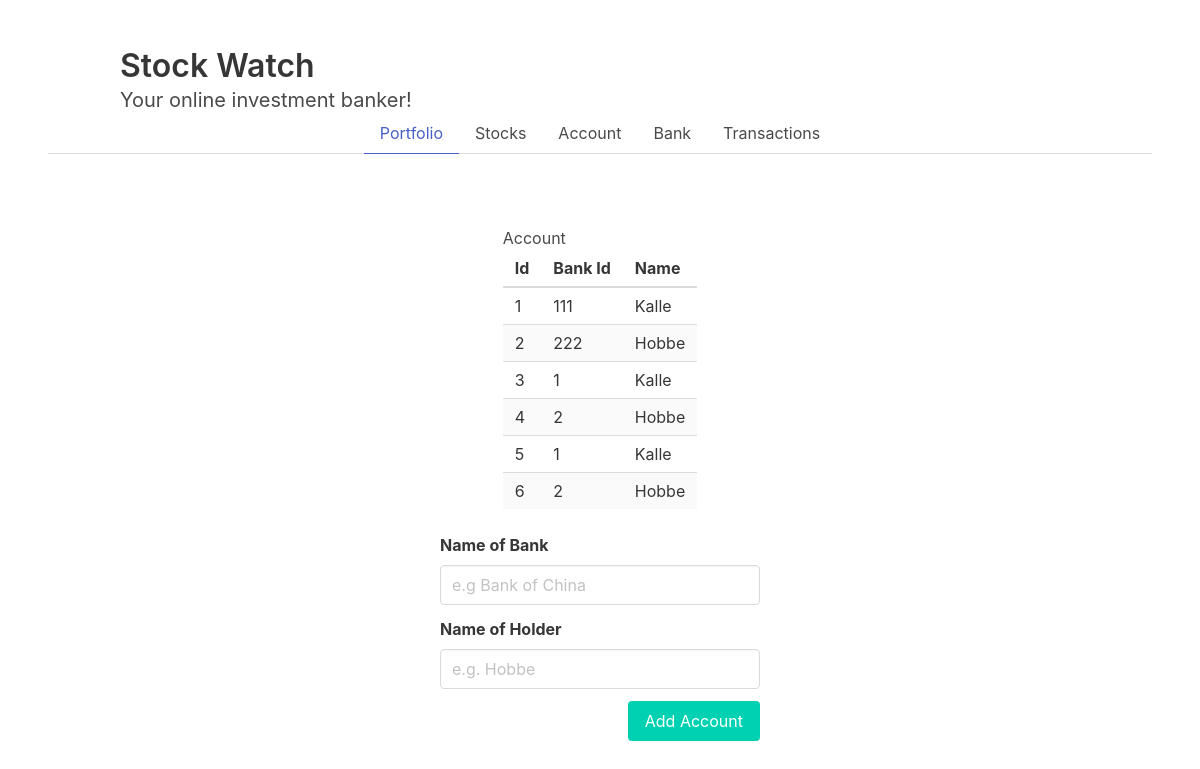
Screenshot of /src/public/?page=Account with the database file from the repository.
### tables this page shows
CREATE TABLE Account(
    id INTEGER PRIMARY KEY,
    bank_id TEXT,
    holder_name TEXT
);

### src/public/index.php (the view, shortened to what this page needs)
<head>
   <?php include('header.html');
   require_once 'StockWatchDAO.php' ?>
</head>
<body>
   <section class="section">
      <div class="container">
         <h1 class="title">
            Stock Watch
         </h1>
         <p class="subtitle">
            Your online investment banker!
         </p>
      </div>
      <div class="tabs is-centered">
         <ul>
            <li class="is-active"><a href="./?page=Portfolio">Portfolio</a>
            <li><a href="./?page=Stock">Stocks</a></li>
            <li><a href="./?page=Account">Account</a></li>
            <li><a href="./?page=Bank">Bank</a></li>
            <li><a href="./?page=Transactions">Transactions</a></li>
         </ul>
      </div>
      <?php
      if (isset($_GET['page'])) {
         $tabName = $_GET['page'];
      } else {
         $tabName = "Portfolio";
      }
      ?>
      <section class="section">
         <div class="columns is-centered">
            <div class="column is-narrow">
               <table class="table is-centered is-striped is-hoverable">
                  <thead>
                     <?php
                     $dao = new StockWatchDAO($tabName);
                     echo ("<tr>");
                     foreach ($dao->getColumns() as $column) {
                        echo ("<th>" . $column . "</th>");
                     }
                     echo ("</tr>");
                     ?>
                  </thead>
                  <tbody>
                     <?php
                     $result = $dao->getRows();
                     print_r($tabName);
                     while ($row = $result->fetchArray(SQLITE3_NUM)) {
                        echo ("<tr>");
                        for ($colnum = 0; $colnum < count($row); $colnum++) {
                           echo ("<td>" . ucfirst($row[$colnum]) . "</td>");
                        }
                        echo ("</tr>");
                     }
                     ?>
                  </tbody>
               </table>
            </div>
         </div>
            <form action="./handleForm.php" method="post">
            <?php
            echo $dao->getForm();
            ?>
            </form>
      </section>
   </section>
</body>
</html>

### rows the page displays
account: id "1", bank "111", holder_name "Kalle"
account: id "2", bank "222", holder_name "Hobbe"
account: id "3", bank "1", holder_name "Kalle"
account: id "4", bank "2", holder_name "Hobbe"
account: id "5", bank "1", holder_name "Kalle"
account: id "6", bank "2", holder_name "Hobbe"

### other values shown
$column "Id"
$column "Bank Id"
$column "Name"
